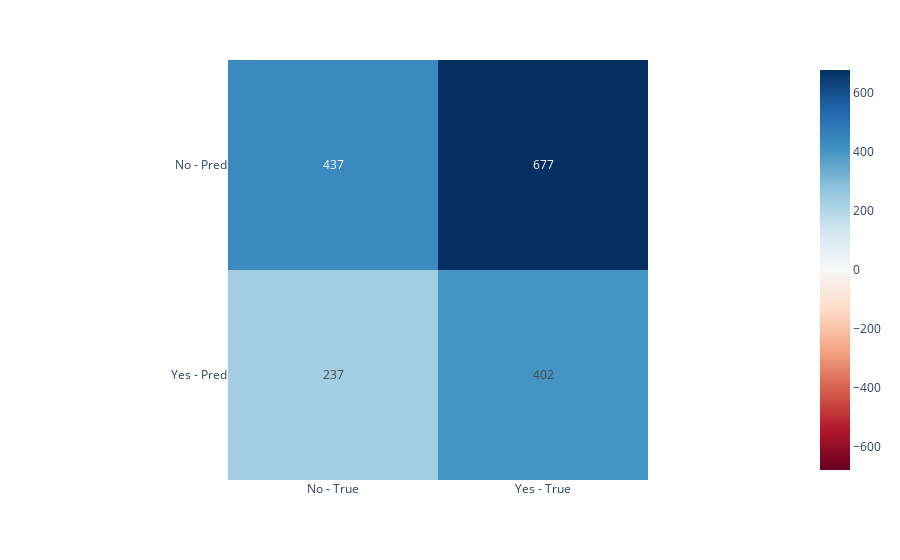

Notebook source saved alongside this figure:
### Code cell
cm = pd.DataFrame(confusion_matrix(y_test, pred_tree))
# Rename columns to predicted values - 0 = No Risk, 1 = Risk
cm.rename({0: 'No - True', 1: 'Yes - True'}, axis=1, inplace=True)
# Rename rows to real values - 0 = No Risk, 1 = Risk
cm.rename({0: 'No - Pred', 1: 'Yes - Pred'}, axis=0, inplace=True)
px.imshow(cm, text_auto=True, color_continuous_scale='RdBu', color_continuous_midpoint=0)

### Figure 1 — Plotly figure (JSON) as saved in the notebook; plotly's stock layout.template omitted (floating-point values rounded to 4 significant figures)
{"data": [{"coloraxis": "coloraxis", "hovertemplate": "x: %{x}<br>y: %{y}<br>color: %{z}<extra></extra>", "name": "0", "texttemplate": "%{z}", "type": "heatmap", "x": ["No - True", "Yes - True"], "xaxis": "x", "y": ["No - Pred", "Yes - Pred"], "yaxis": "y", "z": [[437, 677], [237, 402]]}], "layout": {"coloraxis": {"cmid": 0, "colorscale": [[0, "rgb(103,0,31)"], [0.1, "rgb(178,24,43)"], [0.2, "rgb(214,96,77)"], [0.3, "rgb(244,165,130)"], [0.4, "rgb(253,219,199)"], [0.5, "rgb(247,247,247)"], [0.6, "rgb(209,229,240)"], [0.7, "rgb(146,197,222)"], [0.8, "rgb(67,147,195)"], [0.9, "rgb(33,102,172)"], [1, "rgb(5,48,97)"]]}, "margin": {"t": 60}, "xaxis": {"anchor": "y", "constrain": "domain", "domain": [0, 1], "scaleanchor": "y"}, "yaxis": {"anchor": "x", "autorange": "reversed", "constrain": "domain", "domain": [0, 1]}}}
